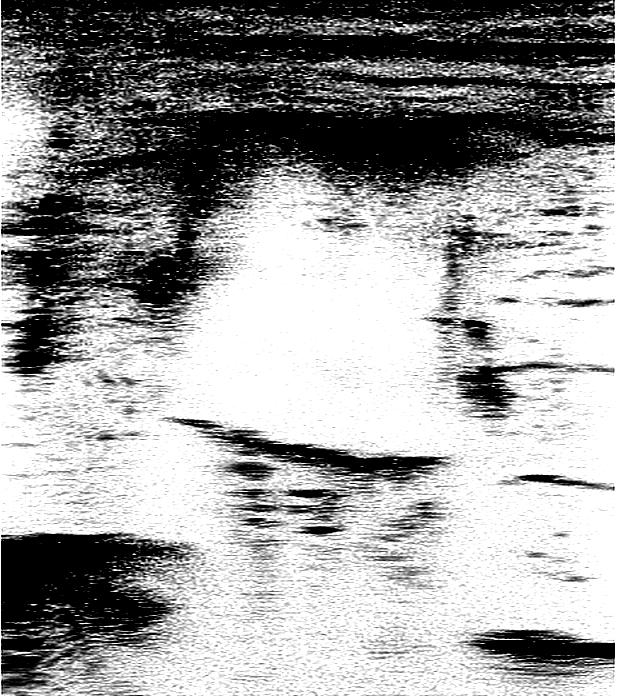
%> input picture SeromaSegmentation/testimage.jpg, 620 x 697 px
$ octave --eval "result = Preprocess(imread('../testimage.jpg'));"   (GNU Octave 9; MATLAB toolbox functions it lacks are replaced by stand-ins)
%> lines starting %> are read from the running program, lines starting %| are printed output that depends on the picture; in (x1, y1, x2, y2) boxes, pixels count from 0 and x2, y2 are one past the last pixel; in counts of white or black regions, pixels touching at a corner belong together; the program's own positions count from 1
function O = Preprocess(I)
%preprocess image for contouring
bithresh = 0.2;
seDilate = strel('disk', 2,4);
seErode = strel('disk', 3,4);

% I = imsharpen(I);
I = imadjust(I, [0.0 0.45], []); %get rid of specks
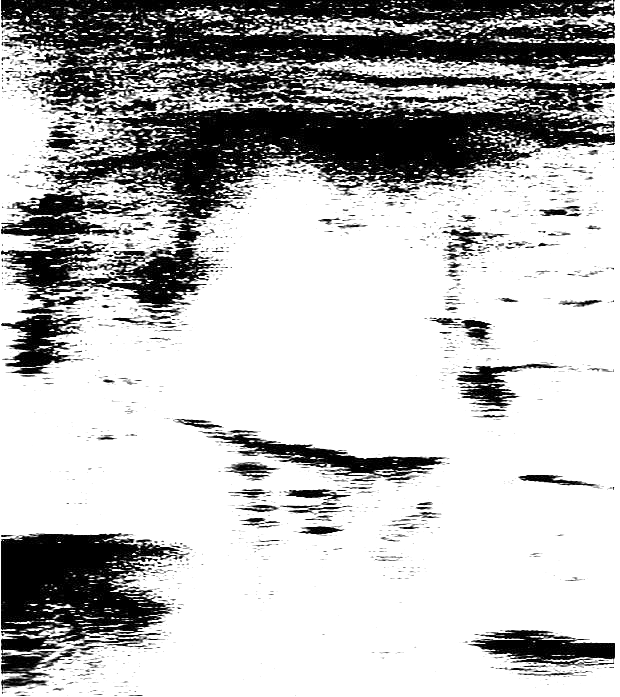
%> I: size 697x620 uint8; min 0, max 255, mean 185.2
% I = imadjust(I, [0.05 0.5], []); %brighten remaining
I = imbinarize(I, bithresh);
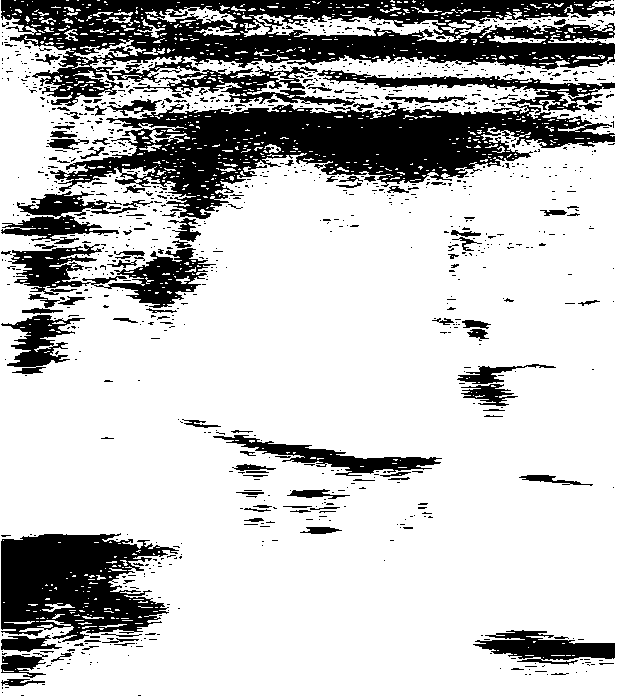
%> I: size 697x620 logical; 76.3% white; 1017 black regions (889 under 20 px), largest, box (x1, y1, x2, y2) and area: (50, 70, 615, 219) 29568, (1, 0, 615, 106) 29218, (1, 533, 179, 642) 12514
I = im2uint8(I);
I = imdilate(I, seDilate );
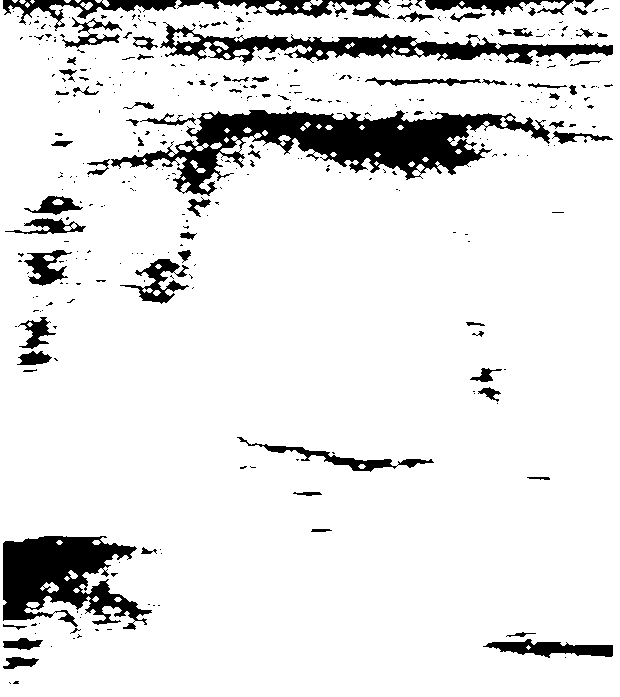
%> I: size 697x620 uint8; 89.6% white; 380 black regions (303 under 20 px), largest, box (x1, y1, x2, y2) and area: (111, 110, 550, 196) 13787, (3, 536, 152, 630) 7920, (160, 22, 613, 65) 6070
% I = imerode(I, seErode);
I = imadjust(I, [0 0.6],[]);

% bw blurring
windowSize=12;  % Decide as per your requirements
kernel=ones(windowSize)/windowSize^2;
result=conv2(single(I),kernel,'same');
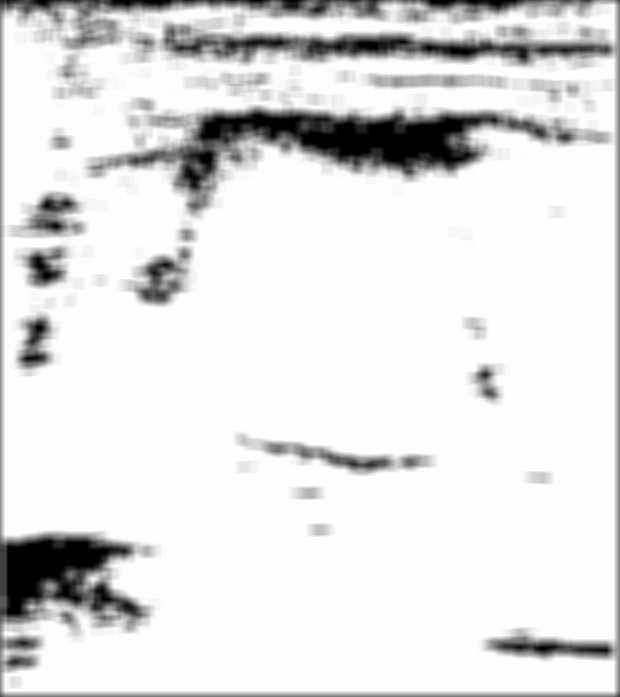
%> result: size 697x620 single; min 0, max 255, mean 226.6
result=result>0.5;
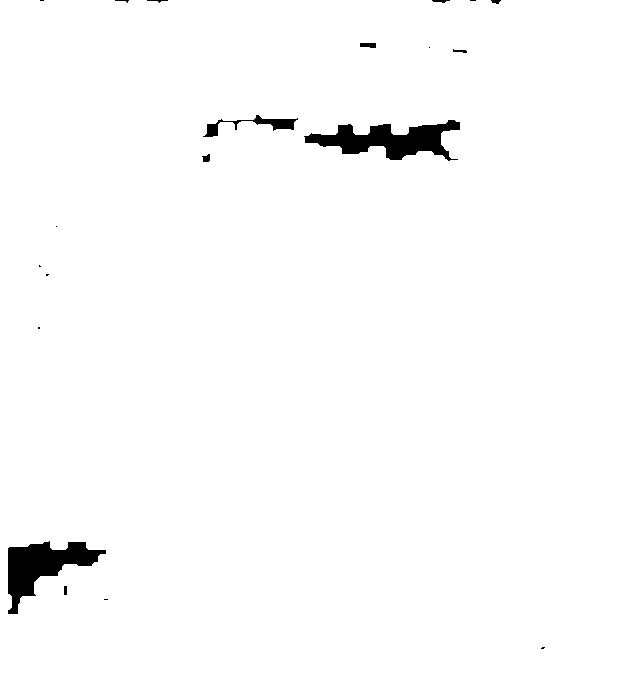
%> result: size 697x620 logical; 98.4% white; 20 black regions (10 under 20 px), largest, box (x1, y1, x2, y2) and area: (304, 120, 460, 161) 3107, (8, 541, 106, 614) 2984, (203, 115, 298, 137) 560
I(~result)=0;


O = I;

end
